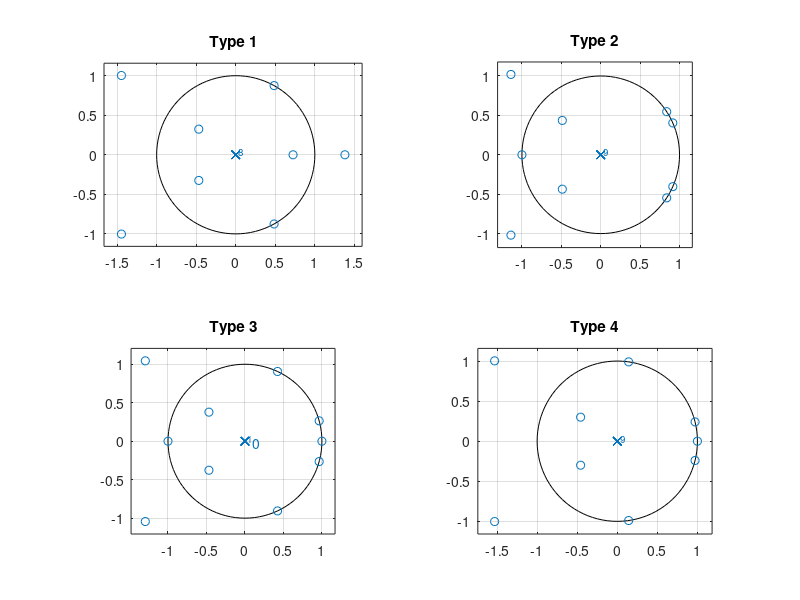

Reproduce this figure in MATLAB.
subplot(2,2,1)
zplane([2 1.5 -3.2 -5.2 6.4 -5.2 -3.2 1.5 2])
title('Type 1');

subplot(2,2,2)
zplane([2 1.5 -3.2 -5.2 6.4 6.4 -5.2 -3.2 1.5 2]);
title('Type 2');

subplot(2,2,3)
zplane([2 1.5 -3.2 -5.2 6.4 0 -6.4 5.2 3.2 -1.5 -2]);
title('Type 3');

subplot(2,2,4)
zplane([2 1.5 -3.2 -5.2 6.4 -6.4 5.2 3.2 -1.5 -2]);
title('Type 4');
